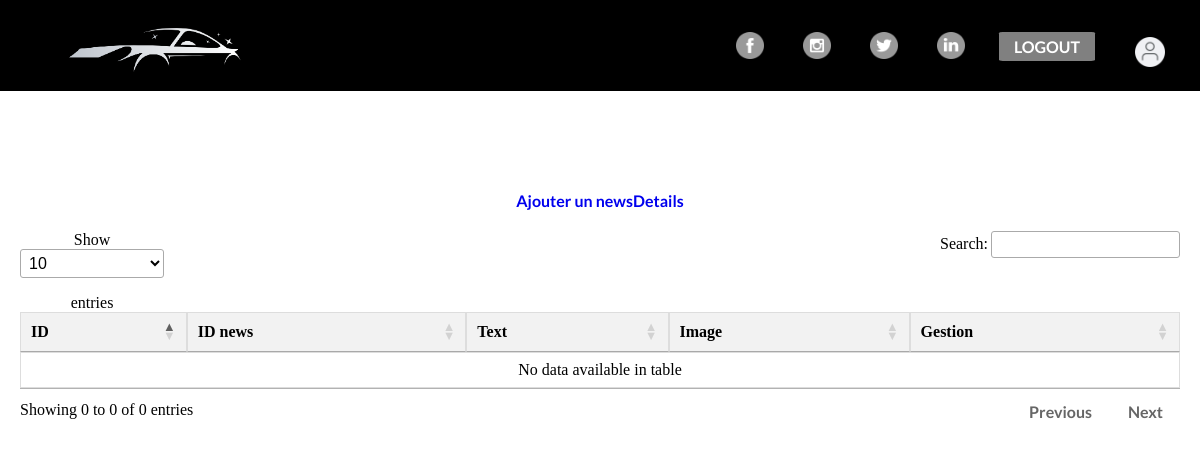
Before: /index.php?action=admin&page=newsdetails&id=2 (signed in) with the older database file.
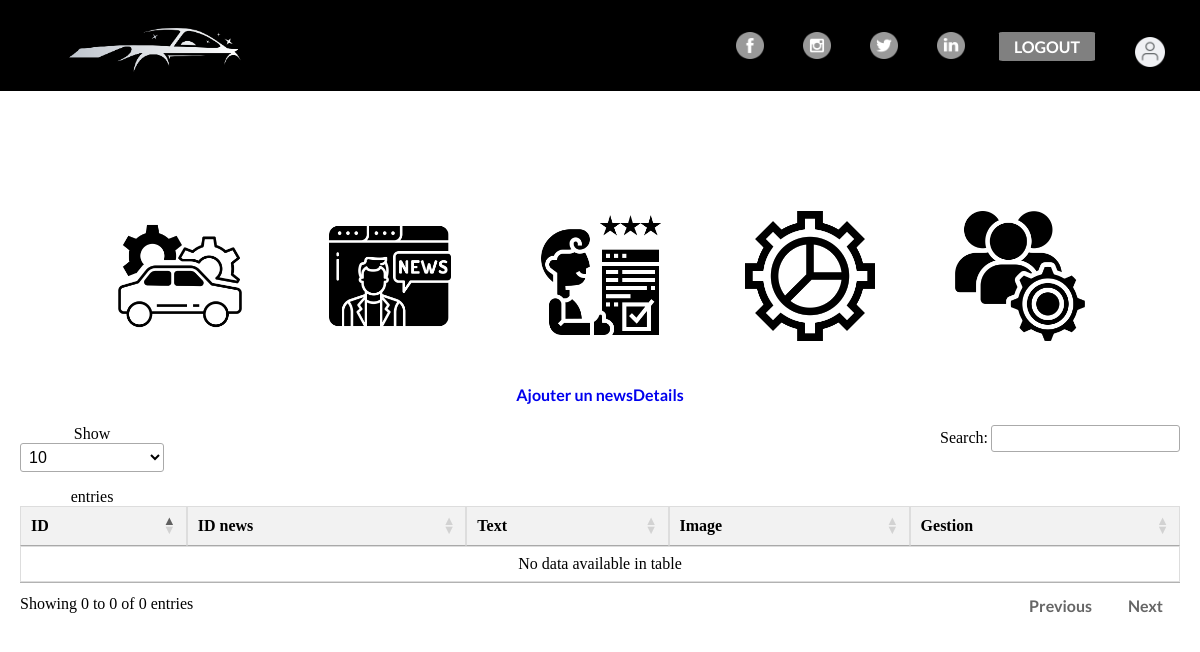
After: the same page with the newer database file.
### tables this page shows
CREATE TABLE IF NOT EXISTS `parameters` (
  `id` int NOT NULL AUTO_INCREMENT,
  `nom` varchar(255) DEFAULT NULL,
  `image_id` int DEFAULT NULL,
  `value` varchar(255) DEFAULT NULL,
  `param` int DEFAULT '0',
  PRIMARY KEY (`id`),
  KEY `image_id` (`image_id`)
);

CREATE TABLE IF NOT EXISTS `image` (
  `id` int NOT NULL AUTO_INCREMENT,
  `lien` text,
  PRIMARY KEY (`id`)
);

### Controller/adminController.php (called while the page is built, shortened)
<?php
require_once('Views/adminPrincipalView.php');
require_once('Views/newsAdminView.php');
require_once 'Model/adminModel.php';
class adminController {
    public function newsDetailsAdminGenerate($id){
        $v = new NewsAdminView();
        $v->newsDetailsDisplay($id);
    }
    public function manageLinksGenerate(){
        $v = new adminView();
        $v->manageLinks();
    }
    public function get_images_controller(){
        $mtf = new adminModel();
        $r = $mtf->get_images();
        return $r ;
    }
}
?>

### Model/adminModel.php (called while the page is built, shortened)
<?php
require_once 'connexionModel.php';
class adminModel {
    public function get_images(){
        $this->bdd = new connexion_model();
        $c = $this->bdd->connexion();
        $query = "SELECT parameters.nom, Image.lien FROM parameters
                JOIN Image ON parameters.image_id = Image.id where param=0";
        $r = $this->bdd->requete($c,$query);
        return $r ;
    }
}
?>

### Model/connexionModel.php (called while the page is built, shortened)
<?php
class connexion_model {
    public function requete($c,$r){
        $req = $c->query($r);
        return $req;
    }
}
?>

### Views/adminPrincipalView.php (the view, shortened to what this page needs)
<?php
require_once('Controller/adminController.php');
class adminView {
    private $admin_controller ;
    public function __construct() {
        $this->admin_controller = new adminController();
    }
    public function manageLinks(){
        echo"<div class='manage-links'>";
        $r = $this->admin_controller->get_images_controller();
        $r = $r->fetchAll(PDO::FETCH_ASSOC);
        foreach($r as $row){
            echo  '<a href="index.php?action=admin&page='.$row["nom"].'"><img src='.$row["lien"].' ></a>';
        }
        echo"</div>";
    }
}
?>

Changed rows visible on the page:
added parameters: image.lien (picture)
added parameters: image.lien (picture)
added parameters: image.lien (picture)
added parameters: image.lien (picture)
added parameters: image.lien (placeholder picture)
